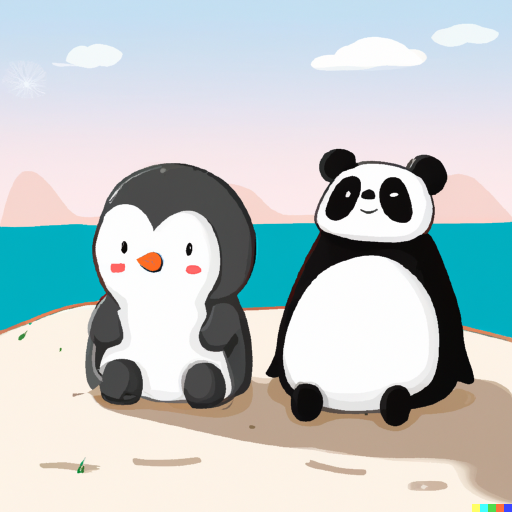
#> input picture inp.png, 1024 x 1024 px (shown at 1/2 size)
$ python add_noise.py
#> lines starting #> are read from the running program, lines starting #| are printed output that depends on the picture
import cv2
import numpy as np

# Load the image
img = cv2.imread('inp.png')
#> img is the input picture: shape (1024, 1024, 3); mean B, G, R 201, 200.3, 191.3


# Apply a Gaussian blur
blurred_img = cv2.GaussianBlur(np.clip(img + np.random.normal(0, 50, img.shape),
                                       0, 255).astype(np.uint8), (5, 5), 1)
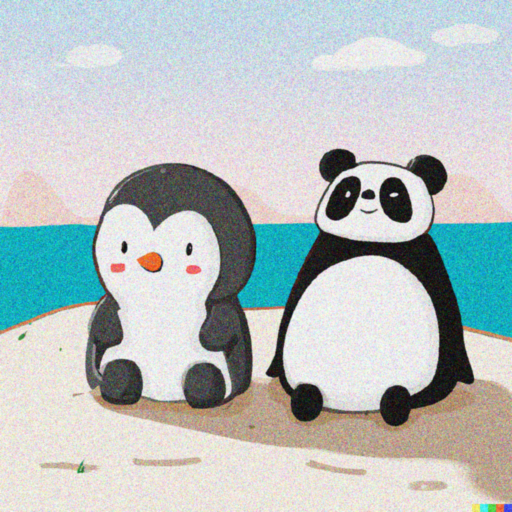
#> blurred_img: shape (1024, 1024, 3) (shown at 1/2 size); mean B, G, R 192.2, 192, 183.3
# Show the images
cv2.imshow('Original Image', img)
cv2.imshow('Noisy Image', blurred_img)
# cv2.imshow('Blurred Image', blurred_img)
cv2.waitKey(0)
cv2.destroyAllWindows()
# Save the output image
blurred_img = cv2.resize(blurred_img, (256, 256))
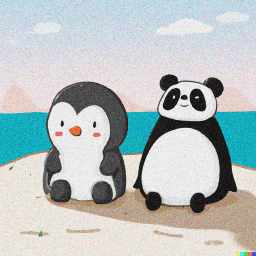
#> blurred_img: shape (256, 256, 3); mean B, G, R 192.3, 192.2, 183.4
cv2.imwrite('noise_img_50.png', blurred_img)

$ run again, with lossvepoch.png copied over inp.png
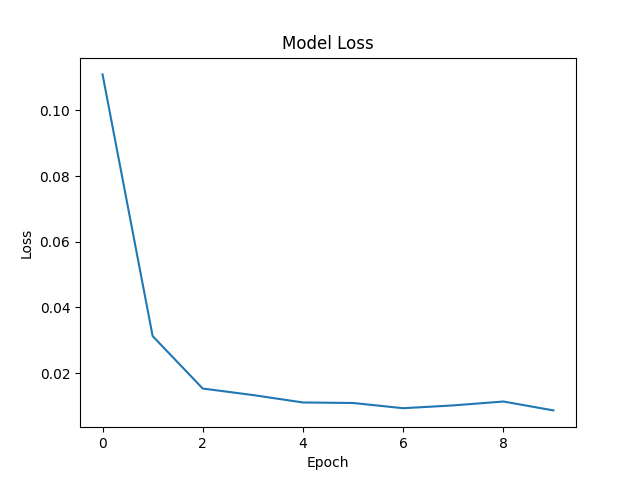
#> input picture lossvepoch.png, 640 x 480 px
#> img is the input picture: shape (480, 640, 3); mean B, G, R 252.1, 251.8, 251.3
#> `blurred_img = cv2.GaussianBlur(np.clip(img + np.random.normal(0, 50, i..`:
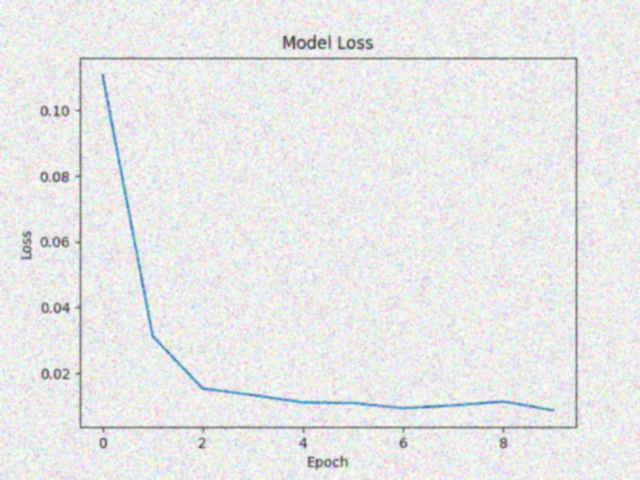
#> blurred_img: shape (480, 640, 3); mean B, G, R 232.5, 232.2, 231.7
#> `blurred_img = cv2.resize(blurred_img, (256, 256))`:
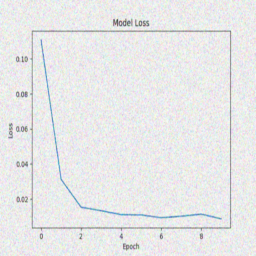
#> blurred_img: shape (256, 256, 3); mean B, G, R 232.4, 232.1, 231.6

$ run again, with model.png copied over inp.png
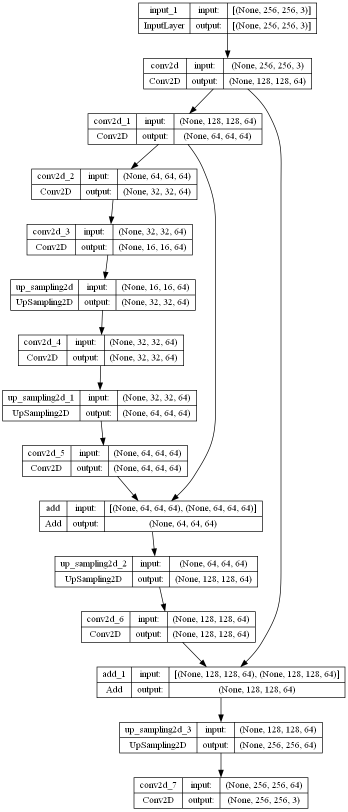
#> input picture model.png, 695 x 1623 px (shown at 1/2 size)
#> img is the input picture: shape (1623, 695, 3); min 0, max 255, mean 241.6
#> `blurred_img = cv2.GaussianBlur(np.clip(img + np.random.normal(0, 50, i..`:
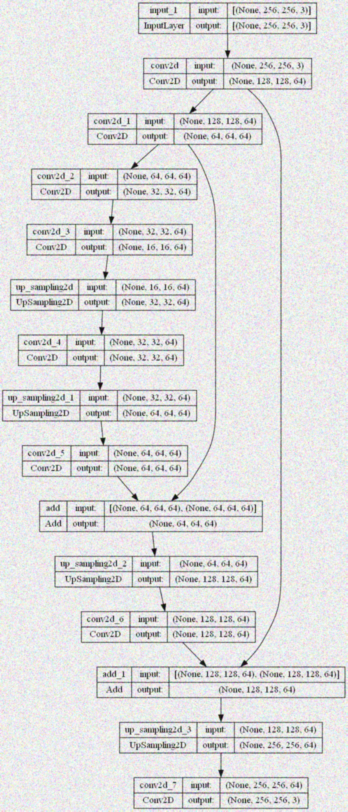
#> blurred_img: shape (1623, 695, 3) (shown at 1/2 size); mean B, G, R 223.5, 223.6, 223.5
#> `blurred_img = cv2.resize(blurred_img, (256, 256))`:
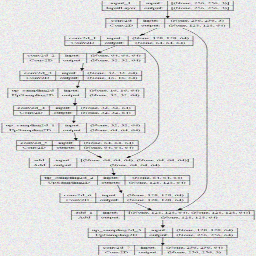
#> blurred_img: shape (256, 256, 3); mean B, G, R 223.6, 223.6, 223.6
